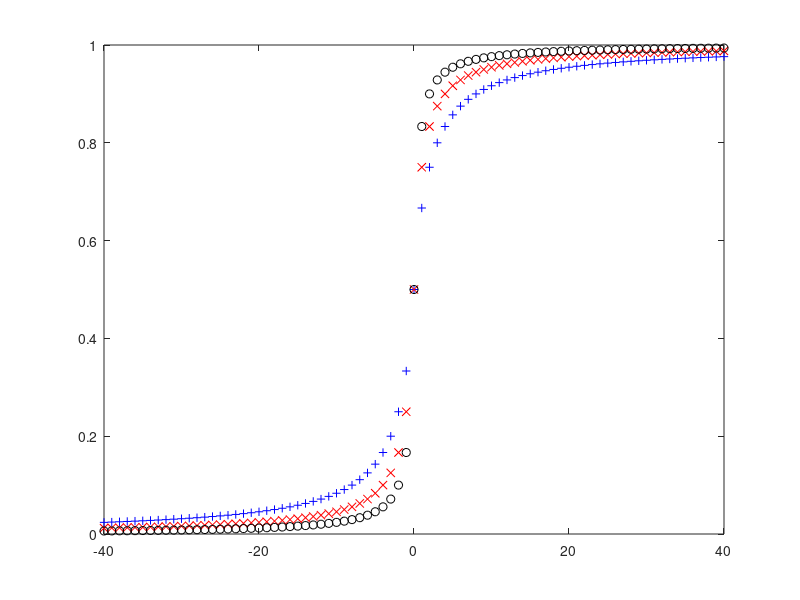

Recreate this plot in MATLAB.
function integer_probability_test

q = 1;
n = -40:1:40;
[S1,n] = getIntegerProbability(n,q)
q = 2;
[S2,n] = getIntegerProbability(n,q)
q=4;
[S3,n] = getIntegerProbability(n,q)


plot(n,S1,'b+');
hold on;
plot(n,S2,'rx');
plot(n,S3,'ko');


return

function [S,n] = getIntegerProbability(n,q)
if (size(n,2) ~= 1)
    n = n';
end
S = zeros(size(n,1),1);
negid = n<=0;
posid = n>0;
S(negid) = 1./(2-q.*n(negid));
S(posid) = (q.*n(posid)+1)./(2+q.*n(posid));
return